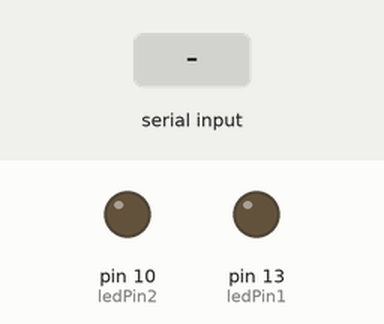
The sketch below on a simulated Arduino Uno, built with avr-gcc and run on an emulated ATmega328P. Shown: output pins drawn as LEDs (lit = HIGH). Inputs (shaded band) come from the test bench.

Above: at 1.2 s.
1.3 s: "A" received over Serial
At 1.45 s:
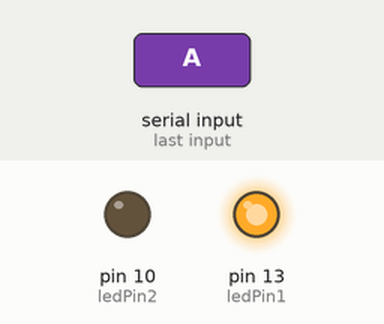
3.0 s: "B" received over Serial
At 3.15 s:
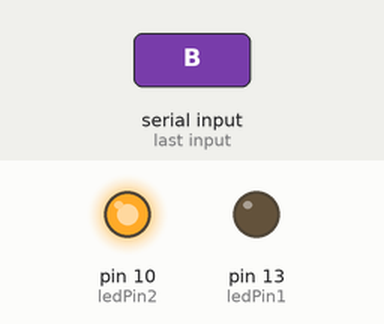
Timing chart, 0 to 6.0 s (numbered marks = the images above; inputs shaded):
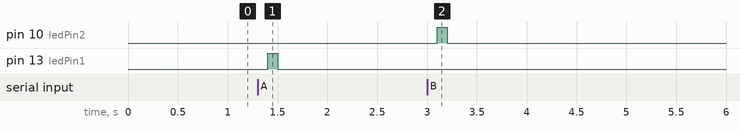

The sketch:

Crane_Switch_Slave.ino
```cpp
byte ledPin1 = 13;
byte ledPin2 = 10;

void setup() {

  Serial.begin(9600);
  pinMode(ledPin1, OUTPUT);
  digitalWrite(ledPin1, LOW);
  pinMode(ledPin2, OUTPUT);
  digitalWrite(ledPin2, LOW);

}

void loop() {
  char c;
  if (Serial.available()  > 0) {
    c = Serial.read();
    //Serial.println(c);
  }

  switch (c) {
    case 'A':
      digitalWrite(ledPin1, HIGH);
      break;
    case 'B':
      digitalWrite(ledPin2, HIGH);
      break;
    default:
      digitalWrite(ledPin1, LOW);
      digitalWrite(ledPin2, LOW);
      break;
  }
  delay(100);
}
```

Measured:
- after the input at 1.3 s, pin 13 (ledPin1): LOW → HIGH after 0.10 s, → LOW 0.10 s later
- after the input at 3.0 s, pin 10 (ledPin2): LOW → HIGH after 0.10 s, → LOW 0.10 s later
